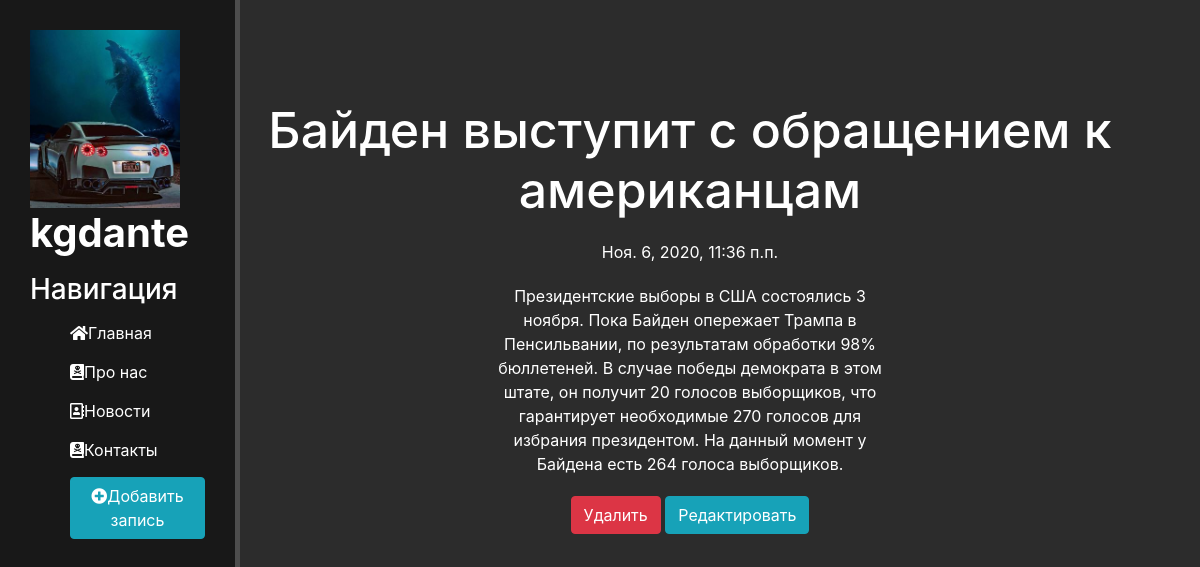
/news/5, run on the app's committed database.
### news/models.py (models this page shows, shortened)
class Artiles(models.Model):
    title = models.CharField('Название', max_length=50)
    anons = models.CharField('Анонс', max_length=250)
    full_text = models.TextField('Статья')
    date = models.DateTimeField('Дата публикации')
    class Meta:
        verbose_name = 'Новость'
        verbose_name_plural = 'Новости'

### news/views.py (the view)
# urls.py: path('<int:pk>', views.NewsDetailView.as_view(), name='news-detail'),
class NewsDetailView(DetailView):
    model = Artiles
    template_name = 'news/details_view.html'
    context_object_name = 'article'

### news/templates/news/details_view.html (shortened to what this page needs)
{% extends 'main/layout.html' %}
{% block content %}
   <div class="features">
       <h1>{{ article.title }}</h1>
       <p>{{ article.date }}</p>
       <p>{{ article.full_text }}</p>
       <a href="{% url 'news-delete' article.id %}" class="btn btn-danger">Удалить</a>
       <a href="{% url 'news-update' article.id %}" class="btn btn-info">Редактировать</a>
   </div>
{% endblock %}

### main/static/main/css/main.css (style rules this page uses)
body { background:#2c2c2c; }
main .features { float: left; color: #fff; margin-top: 100px; text-align:center; width: 75%; }
main .features h1 { font-size: 50px }
main .features p { max-width: 400px; margin: 20px auto }

### data on the page
Artiles: title "Байден выступит с обращением к американцам", date "Ноя. 6, 2020, 11:36 п.п.", full_text "Президентские выборы в США состоялись 3 ноября. Пока Байден опережает Трампа в Пенсильвании, по результатам обработки 98% бюллетеней. В случае победы демократа в этом штате, он получит 20 голосов выборщиков, что гарантирует необходимые 270 голосов для избрания президентом. На данный момент у Байдена есть 264 голоса выборщиков."
